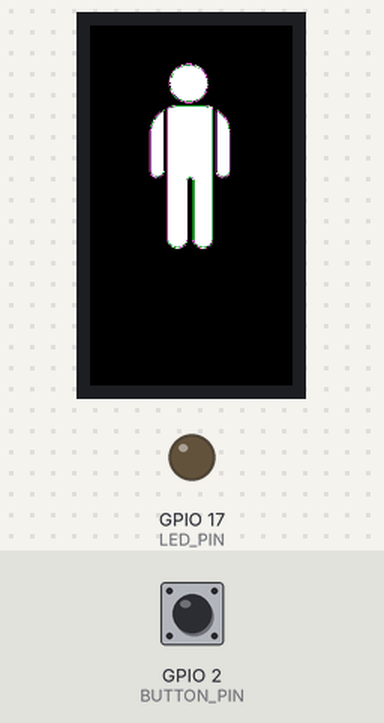
Bench run of a sketch on a simulated ESP32. Parts: 135×240 colour display, output pins drawn as LEDs (lit = HIGH). Inputs (shaded band) come from the test bench; at power-on: GPIO 2 (BUTTON_PIN) HIGH. What the sketch prints to the serial monitor is not drawn.

Above: at 3.7 s.
3.8 s: GPIO 2 (BUTTON_PIN) pulled LOW for 0.15 s
At 5.1 s:
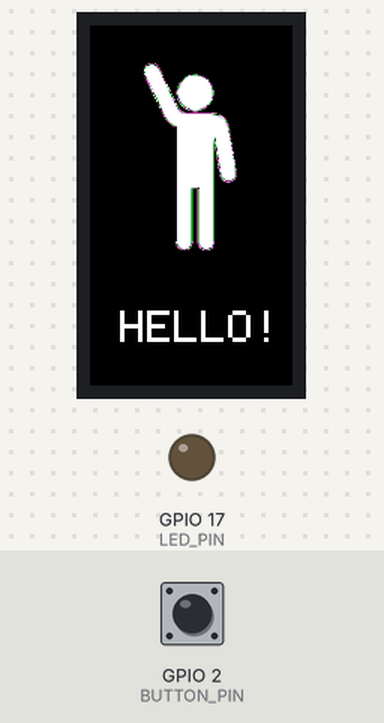
6.9 s: GPIO 2 (BUTTON_PIN) pulled LOW for 1 s
Timing chart, 0 to 9.9 s (numbered marks = the images above; inputs shaded):
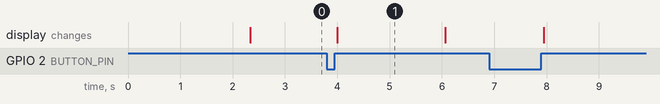

Measured:
- after the input at 3.8 s, the display: changes after 0.20 s (image 1)
- what the display in image 1 shows lasts 2.1 s, from 4.0 s to 6.1 s

The sketch:

gingertown.ino
```cpp
#include <esp_now.h>
#include <WiFi.h>
#include <TFT_eSPI.h>
#include "wave.h"
#include "still.h"

// C++ code for an interactive gingerbread house "village" using two ESP32s, LED lights, buttons, and motion sensors.

// The project will emulate two neighbors "speaking" to each other over WiFi by transmitting simple greeting
// messages when a neighbor "waves" and turning on the porch light when a doorbell is pressed.

// Define MAC Address of the other device (REPLACE with actual addresses)

// Find any device's unique MAC Address by running any program in Arduino, recording
// the MAC Address found in the Output (eg. MAC: a0:dd:6c:70:7e:c8), and converting
// it to the hexadecimal format needed for C++ code.

// Hari's Mac Address (Other)
uint8_t otherDeviceMAC[] = {0xA0, 0xDD, 0x6C, 0x6E, 0x93, 0x98};

// Rhea's Mac Address
//uint8_t otherDeviceMAC[] = {0xA0, 0xDD, 0x6C, 0x70, 0x7E, 0xC8};

// Add your other device's MAC Address here and comment out line 19.

typedef struct struct_message {
  char a[32];
} struct_message;

struct_message myData;

esp_now_peer_info_t peerInfo;
TFT_eSPI tft = TFT_eSPI();

// Change to the GPIO pins you are using on your ESP-32
#define BUTTON_PIN 2
#define LED_PIN 17
#define MOTION_PIN 13

// State to avoid repeat sending
bool messageSent = false;

// Dimensions of still & waving images
// Correct dimensions for an ESP-32 screen
int waveW=105;
int waveH=135;
int stillW=89;
int stillH=135;

// Callback when data is sent
void OnDataSent(const uint8_t *mac_addr, esp_now_send_status_t status) {
  Serial.print("\r\nLast Packet Send Status:\t");
  Serial.println(status == ESP_NOW_SEND_SUCCESS ? "Delivery Success" : "Delivery Fail");
}

// Callback function when data is received
void OnDataRecv(const esp_now_recv_info_t *recv_info, const uint8_t *incomingData, int len) {
  memcpy(&myData, incomingData, sizeof(myData));
  Serial.print("Bytes received: ");
  Serial.println(len);

  Serial.print("Message: ");
  Serial.println(myData.a);

  // Display the wave image and message if "HELLO!" is received
  if (strcmp(myData.a, "HELLO!") == 0) {
    tft.fillScreen(TFT_BLACK);
    tft.setRotation(2);
    tft.pushImage(20, 20, waveW, waveH, wave_resized); // Show wave image
    tft.setRotation(2);
    tft.setTextColor(TFT_WHITE, TFT_BLACK);           // Set text color (foreground, background)
    tft.setTextSize(3);                               // Set text size
    tft.drawString("HELLO!", 20, 190);                // Display HELLO message

    Serial.println("Displayed HELLO! message and wave image.");
  }
}

unsigned long lastMotionTime = 0;   // Store the last time motion was detected
unsigned long debounceDelay = 50;

void motionLed() {
  int motionState = digitalRead(MOTION_PIN); // Read the motion sensor state
  unsigned long currentTime = millis();     // Get current time

  // If motion is detected and enough time has passed since the last detection
  if (motionState == HIGH && (currentTime - lastMotionTime) > debounceDelay) {
    digitalWrite(LED_PIN, HIGH); // Turn on the LED
    Serial.println("Motion Detected!");
    lastMotionTime = currentTime; // Update last motion time
  }
  // If no motion is detected
  else if (motionState == LOW) {
    digitalWrite(LED_PIN, LOW);  // Turn off the LED
    Serial.println("No Motion.");
  }
}

void setup() {
  // Initialize Serial Monitor
  Serial.begin(9600);

  pinMode(BUTTON_PIN, INPUT_PULLUP); // Use internal pullup resistor
  pinMode(LED_PIN, OUTPUT);
  pinMode(MOTION_PIN, INPUT_PULLUP);

  // Initialize the TFT screen
  tft.init();
  tft.fillScreen(TFT_BLACK);

  // Set screen rotation to 180 degrees
  tft.setRotation(2);

  // Set default text properties
  tft.setTextColor(TFT_WHITE);
  tft.setTextSize(2);

  // Display the still image
  tft.pushImage(20, 20, stillW, stillH, still_resized);

  // Set button pin as input
  //pinMode(BUTTON_LEFT, INPUT_PULLUP);

  // Set device as a Wi-Fi Station
  WiFi.mode(WIFI_STA);

  // Initialize ESP-NOW
  if (esp_now_init() != ESP_OK) {
    Serial.println("Error initializing ESP-NOW");
    return;
  }

  esp_now_register_send_cb(OnDataSent);
  esp_now_register_recv_cb(OnDataRecv);

  // Register peer
  memcpy(peerInfo.peer_addr, otherDeviceMAC, 6);
  peerInfo.channel = 0;
  peerInfo.encrypt = false;

  if (esp_now_add_peer(&peerInfo) != ESP_OK) {
    Serial.println("Failed to add peer");
    return;
  }
}

unsigned long messageDisplayStartTime = 0; // Timestamp when the message is displayed
bool messageCleared = true;
bool isIdle = true; // Track if the screen is in the idle state

void loop() {

  if (digitalRead(BUTTON_PIN) && !messageSent) {
    // Display the wave image and HELLO message on the sender's screen
    tft.setRotation(2);
    tft.pushImage(20, 20, waveW, waveH, wave_resized); // Show wave image
    tft.setTextColor(TFT_WHITE, TFT_BLACK);           // Set text color (foreground, background)
    tft.setTextSize(3);                               // Set text size
    tft.drawString("HELLO!", 20, 190);                // Display HELLO message

    // Send the "HELLO!" message to the receiver
    strcpy(myData.a, "HELLO!");
    esp_err_t result = esp_now_send(otherDeviceMAC, (uint8_t *)&myData, sizeof(myData));

    if (result == ESP_OK) {
      Serial.println("Sent with success");
    } else {
      Serial.println("Error sending the data");
    }

    // Record the message display time and avoid repeat sending
    messageDisplayStartTime = millis();
    messageCleared = false;
    isIdle = false;

    messageSent = true;
  }

  // Reset messageSent when button is released
  if (!digitalRead(BUTTON_PIN)) {
    messageSent = false;
  }

  // Clear the wave and HELLO message after 2 seconds
  if (!messageCleared && millis() - messageDisplayStartTime >= 2000) {
    // Clear the screen and return to the "still" image only once
    tft.fillScreen(TFT_BLACK);
    tft.setRotation(2);
    tft.pushImage(20, 20, stillW, stillH, still_resized); // Show still image

    messageCleared = true; // Mark message as cleared
    isIdle = true;         // Return to idle state
  }

  // Ensure the "still" image is displayed once when entering idle state
  if (isIdle && !messageSent && !messageCleared) {
    // Only execute once when transitioning back to idle
    tft.fillScreen(TFT_BLACK);
    tft.setRotation(2);
    tft.pushImage(20, 20, stillW, stillH, still_resized); // Show still image
    messageCleared = true; // Prevent redundant drawing
  }
}
```

Source omitted: still.h (data table, 116111 bytes), wave.h (data table, 137035 bytes)
